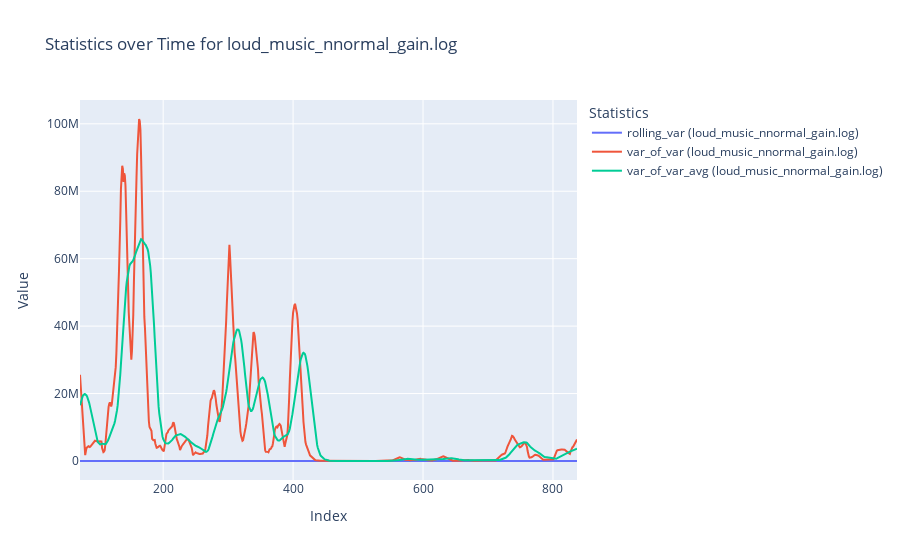
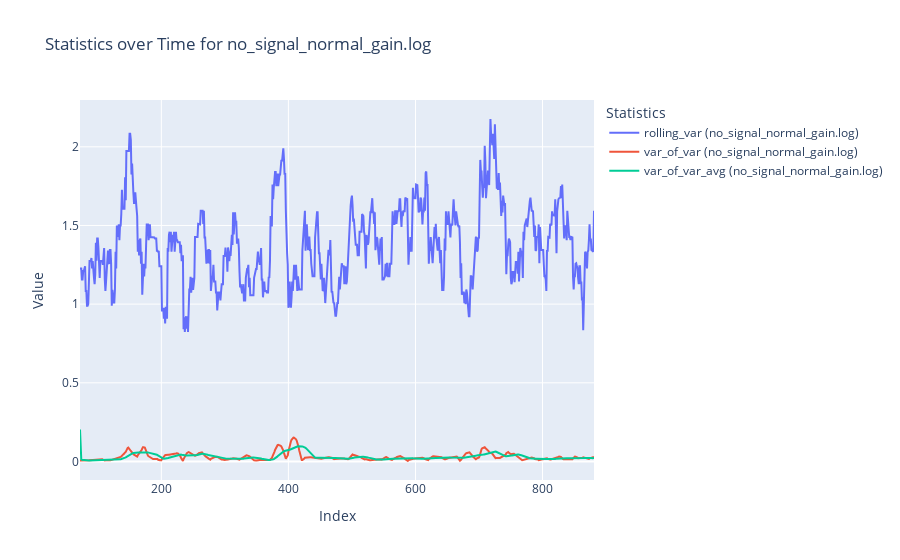
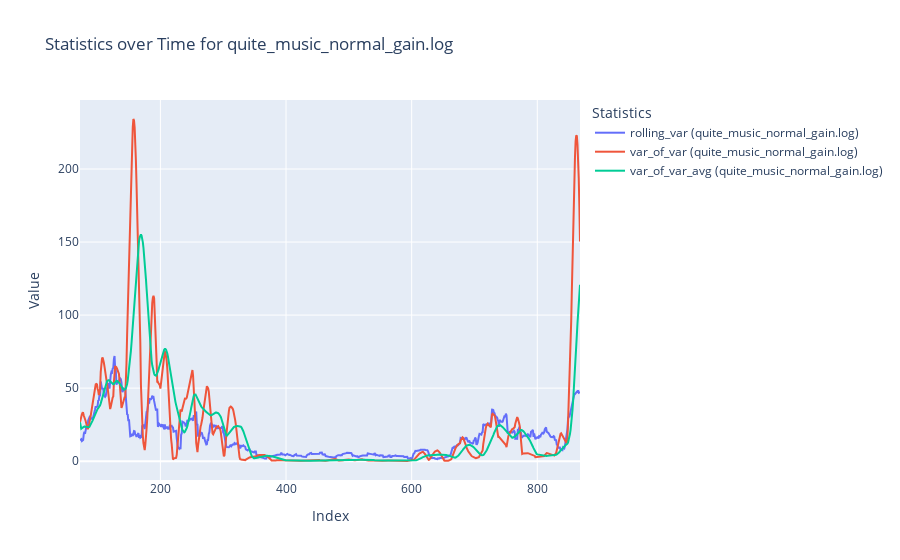
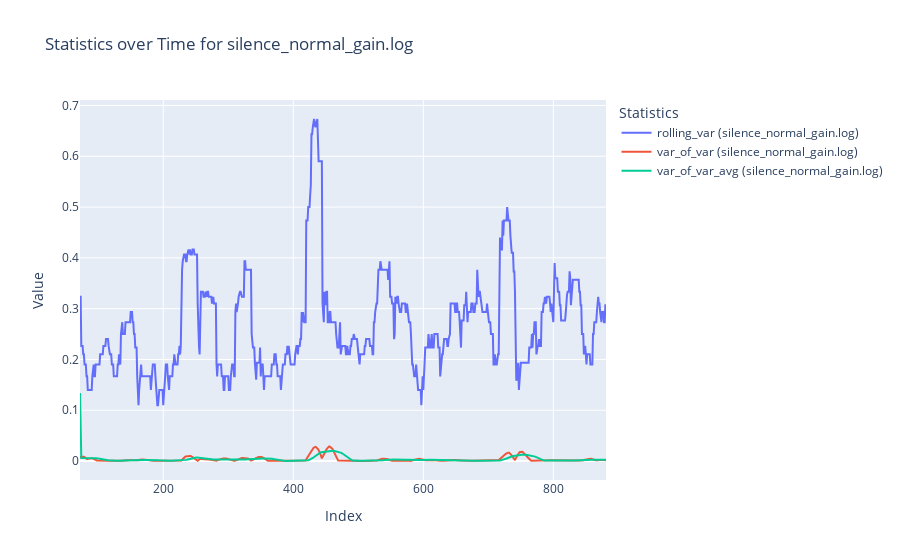

The cell these charts' notebook holds for them, in order:
### Code cell
def compute_rolling_statistics(df, column='a0', window_size=25):
    """Compute rolling statistics for signal analysis"""
    # Make a copy to avoid modifying the original dataframe
    result = df.copy()
    
    # Compute rolling variance
    result['rolling_var'] = df[column].rolling(window=window_size).var()

    # Compute variance of variance (using another rolling window)
    result['var_of_var'] = result['rolling_var'].rolling(window=window_size).var()

    result['var_of_var_avg'] = result['var_of_var'].rolling(window=window_size).mean()
    
    # Drop NaN values from calculations
    result = result[['rolling_var', 'var_of_var', 'var_of_var_avg', 'a0']].dropna()
    
    return result

# Compute features for each dataset
analysis_results = {}
for filename, df in all_df.items():
    if "max_gain" in filename:
        continue

    statistics = compute_rolling_statistics(df)
    analysis_results[filename] = statistics

    # Visualize all statistics columns in a single plot
    fig = go.Figure()
    columns_to_visualize = ['rolling_var', 'var_of_var', "var_of_var_avg"]
    
    for column in columns_to_visualize:
        fig.add_trace(go.Scatter(
            x=statistics.index,
            y=statistics[column],
            mode='lines',
            name=f"{column} ({filename})"
        ))
    
    # Update layout
    fig.update_layout(
        title=f"Statistics over Time for {filename}",
        xaxis_title="Index",
        yaxis_title="Value",
        legend_title="Statistics"
    )
    
    fig.show()

### Figure 1 — Plotly figure (JSON) as saved in the notebook; plotly's stock layout.template omitted (floating-point values rounded to 4 significant figures; data arrays with more than 128 entries replaced by an {"elided": "..."} marker saying what was removed)
{"data": [{"mode": "lines", "name": "rolling_var (loud_music_nnormal_gain.log)", "type": "scatter", "x": {"elided": "766 int values"}, "y": {"elided": "766 float values"}}, {"mode": "lines", "name": "var_of_var (loud_music_nnormal_gain.log)", "type": "scatter", "x": {"elided": "766 int values"}, "y": {"elided": "766 float values"}}, {"mode": "lines", "name": "var_of_var_avg (loud_music_nnormal_gain.log)", "type": "scatter", "x": {"elided": "766 int values"}, "y": {"elided": "766 float values"}}], "layout": {"legend": {"title": {"text": "Statistics"}}, "title": {"text": "Statistics over Time for loud_music_nnormal_gain.log"}, "xaxis": {"title": {"text": "Index"}}, "yaxis": {"title": {"text": "Value"}}}}

### Figure 2 — Plotly figure (JSON) as saved in the notebook; plotly's stock layout.template omitted (floating-point values rounded to 4 significant figures; data arrays with more than 128 entries replaced by an {"elided": "..."} marker saying what was removed)
{"data": [{"mode": "lines", "name": "rolling_var (no_signal_normal_gain.log)", "type": "scatter", "x": {"elided": "810 int values"}, "y": {"elided": "810 float values"}}, {"mode": "lines", "name": "var_of_var (no_signal_normal_gain.log)", "type": "scatter", "x": {"elided": "810 int values"}, "y": {"elided": "810 float values"}}, {"mode": "lines", "name": "var_of_var_avg (no_signal_normal_gain.log)", "type": "scatter", "x": {"elided": "810 int values"}, "y": {"elided": "810 float values"}}], "layout": {"legend": {"title": {"text": "Statistics"}}, "title": {"text": "Statistics over Time for no_signal_normal_gain.log"}, "xaxis": {"title": {"text": "Index"}}, "yaxis": {"title": {"text": "Value"}}}}

### Figure 3 — Plotly figure (JSON) as saved in the notebook; plotly's stock layout.template omitted (floating-point values rounded to 4 significant figures; data arrays with more than 128 entries replaced by an {"elided": "..."} marker saying what was removed)
{"data": [{"mode": "lines", "name": "rolling_var (quite_music_normal_gain.log)", "type": "scatter", "x": {"elided": "797 int values"}, "y": {"elided": "797 float values"}}, {"mode": "lines", "name": "var_of_var (quite_music_normal_gain.log)", "type": "scatter", "x": {"elided": "797 int values"}, "y": {"elided": "797 float values"}}, {"mode": "lines", "name": "var_of_var_avg (quite_music_normal_gain.log)", "type": "scatter", "x": {"elided": "797 int values"}, "y": {"elided": "797 float values"}}], "layout": {"legend": {"title": {"text": "Statistics"}}, "title": {"text": "Statistics over Time for quite_music_normal_gain.log"}, "xaxis": {"title": {"text": "Index"}}, "yaxis": {"title": {"text": "Value"}}}}

### Figure 4 — Plotly figure (JSON) as saved in the notebook; plotly's stock layout.template omitted (floating-point values rounded to 4 significant figures; data arrays with more than 128 entries replaced by an {"elided": "..."} marker saying what was removed)
{"data": [{"mode": "lines", "name": "rolling_var (silence_normal_gain.log)", "type": "scatter", "x": {"elided": "810 int values"}, "y": {"elided": "810 float values"}}, {"mode": "lines", "name": "var_of_var (silence_normal_gain.log)", "type": "scatter", "x": {"elided": "810 int values"}, "y": {"elided": "810 float values"}}, {"mode": "lines", "name": "var_of_var_avg (silence_normal_gain.log)", "type": "scatter", "x": {"elided": "810 int values"}, "y": {"elided": "810 float values"}}], "layout": {"legend": {"title": {"text": "Statistics"}}, "title": {"text": "Statistics over Time for silence_normal_gain.log"}, "xaxis": {"title": {"text": "Index"}}, "yaxis": {"title": {"text": "Value"}}}}
